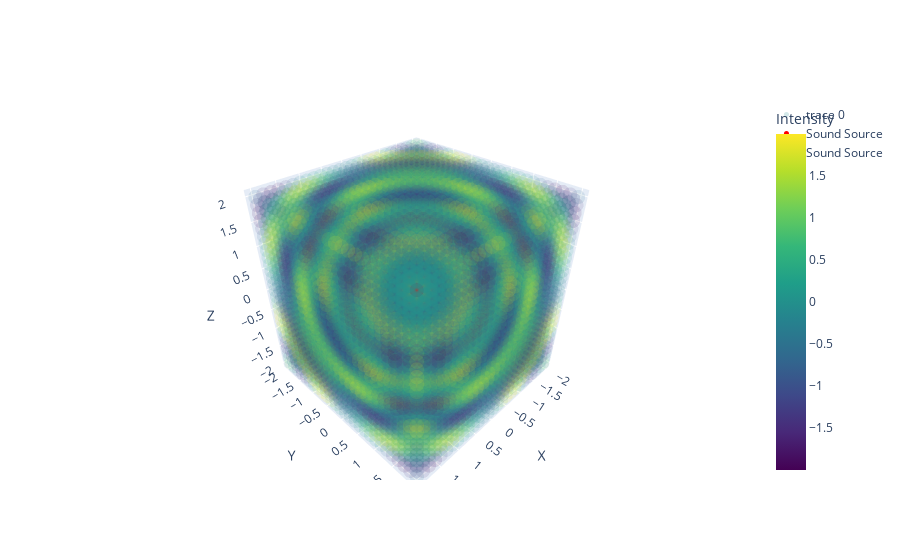

The cell this chart's notebook holds for it:
### Code cell
import numpy as np
import plotly.graph_objects as go

# Constants
speed_of_sound = 343  # Speed of sound in m/s
frequency = 500  # Frequency of the sound waves (in Hz)

# Create a grid of points in 3D space
grid_size = 27
x = np.linspace(-2, 2, grid_size)
y = np.linspace(-2, 2, grid_size)
z = np.linspace(-2, 2, grid_size)
X, Y, Z = np.meshgrid(x, y, z)

# Calculate the amplitudes of the sound waves at each point
amplitudes = np.zeros((grid_size, grid_size, grid_size))
source_positions = [(0, 0, 0), (1, 1, 1)]  # Coordinates of the sound sources
scatter_x, scatter_y, scatter_z, colors = [], [], [], []
for i in range(grid_size):
    for j in range(grid_size):
        for k in range(grid_size):
            x_point, y_point, z_point = X[i, j, k], Y[i, j, k], Z[i, j, k]
            amplitude = 0
            for source_position in source_positions:
                r = np.sqrt((x_point - source_position[0]) ** 2 + (y_point - source_position[1]) ** 2 + (z_point - source_position[2]) ** 2)
                amplitude += np.sin(2 * np.pi * frequency * (r / speed_of_sound))
            scatter_x.append(x_point)
            scatter_y.append(y_point)
            scatter_z.append(z_point)
            colors.append(amplitude)

# Create a 3D scatter plot
fig = go.Figure(data=[go.Scatter3d(
    x=scatter_x,
    y=scatter_y,
    z=scatter_z,
    mode='markers',
    marker=dict(
        size=5,
        color=colors,
        colorscale='Viridis',
        opacity=0.12,
        colorbar=dict(title='Intensity')
    )
)])

# Add markers for sound source positions
for source_position in source_positions:
    fig.add_trace(go.Scatter3d(
        x=[source_position[0]],
        y=[source_position[1]],
        z=[source_position[2]],
        mode='markers',
        marker=dict(size=5, color='red'),
        name='Sound Source'
    ))

# Define the layout
fig.update_layout(
    scene=dict(
        xaxis_title='X',
        yaxis_title='Y',
        zaxis_title='Z',
    ),
)

# Show the figure
fig.show()

### Figure 1 — Plotly figure (JSON) as saved in the notebook; plotly's stock layout.template omitted (floating-point values rounded to 4 significant figures; data arrays with more than 128 entries replaced by an {"elided": "..."} marker saying what was removed)
{"data": [{"marker": {"color": {"elided": "19683 float values"}, "colorbar": {"title": {"text": "Intensity"}}, "colorscale": [[0, "#440154"], [0.1111, "#482878"], [0.2222, "#3e4989"], [0.3333, "#31688e"], [0.4444, "#26828e"], [0.5556, "#1f9e89"], [0.6667, "#35b779"], [0.7778, "#6ece58"], [0.8889, "#b5de2b"], [1, "#fde725"]], "opacity": 0.12, "size": 5}, "mode": "markers", "type": "scatter3d", "x": {"elided": "19683 float values"}, "y": {"elided": "19683 float values"}, "z": {"elided": "19683 float values"}}, {"marker": {"color": "red", "size": 5}, "mode": "markers", "name": "Sound Source", "type": "scatter3d", "x": [0], "y": [0], "z": [0]}, {"marker": {"color": "red", "size": 5}, "mode": "markers", "name": "Sound Source", "type": "scatter3d", "x": [1], "y": [1], "z": [1]}], "layout": {"scene": {"xaxis": {"title": {"text": "X"}}, "yaxis": {"title": {"text": "Y"}}, "zaxis": {"title": {"text": "Z"}}}}}
